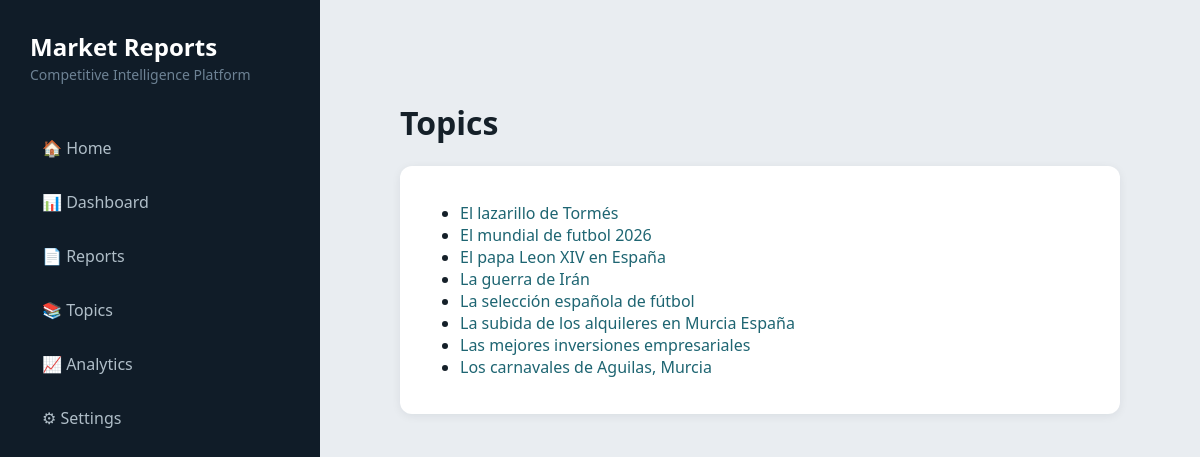
/topics, run on an earlier commit of the app's database.
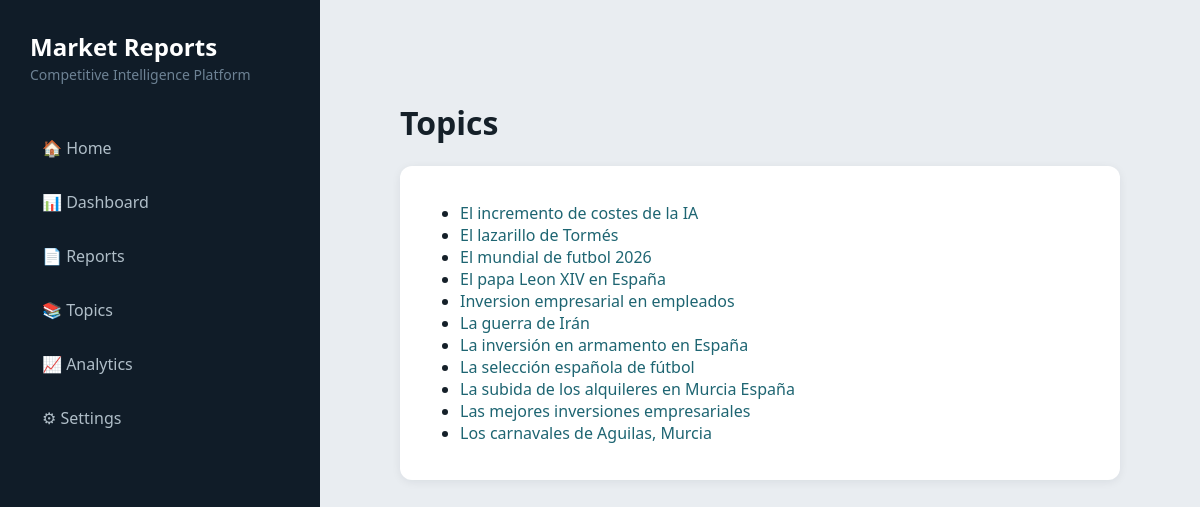
And on a later commit of the database.
### tables this page shows
CREATE TABLE reports (

        id INTEGER PRIMARY KEY AUTOINCREMENT,

        topic TEXT NOT NULL,

        created_at TEXT NOT NULL,

        market_opportunity INTEGER,

        competitive_threat INTEGER,

        technology_maturity INTEGER,

        regulatory_risk INTEGER,

        investment_attractiveness INTEGER,

        markdown_path TEXT,

        pdf_path TEXT
    , md_path TEXT);

### app/dashboard/server.py (the view)
@app.get("/topics")
def topics_page(request: Request):
    reports = get_all_reports()
    topics = sorted(
        list(
            set(
                report[1]
                for report in reports
            )
        )
    )
    return templates.TemplateResponse(
        request=request,
        name="topics.html",
        context={
            "topics": topics
        }
    )

### app/dashboard/templates/topics.html
{% set title = "Topics" %}
{% extends "base.html" %}
{% block content %}
<h1>Topics</h1>
<div class="card">
    <ul>
        {% for topic in topics %}
        <li>
            <a href="/topic/{{ topic }}">
                {{ topic }}
            </a>
        </li>
        {% endfor %}
    </ul>
</div>
{% endblock %}

What changed in the data, as far as the page shows it:
added reports: topic "El incremento de costes de la IA"
added reports: topic "Inversion empresarial en empleados"
added reports: topic "La inversión en armamento en España"
